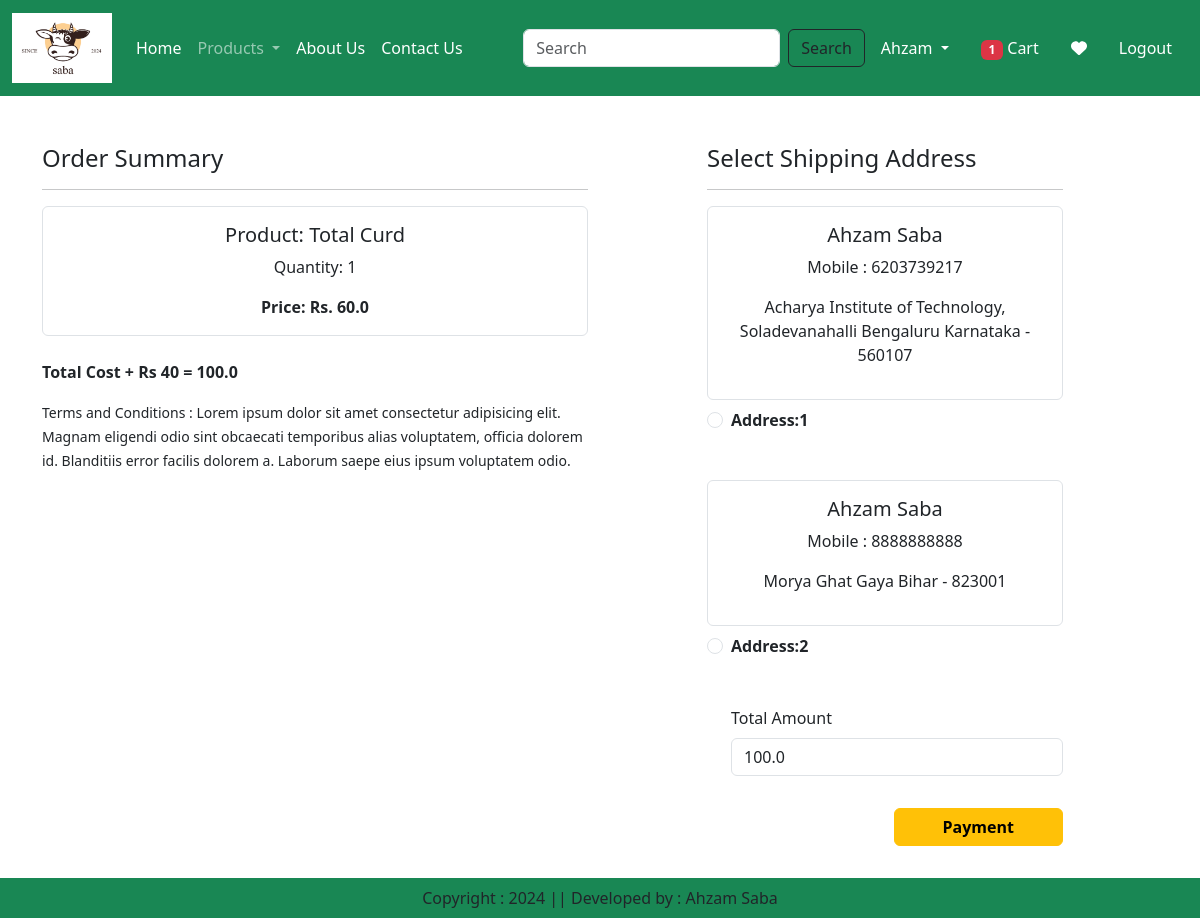
/checkout/ (signed in), run on an earlier commit of the app's database.
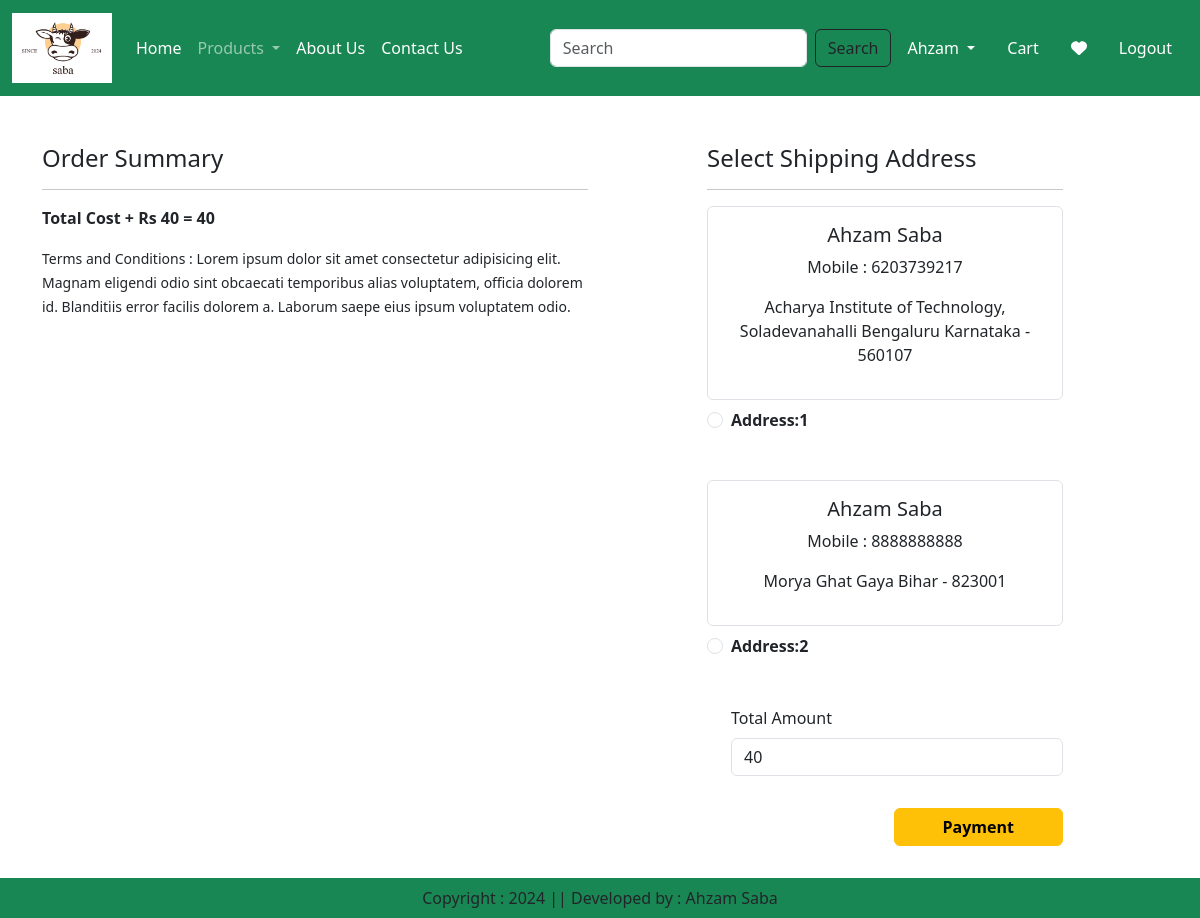
And on a later commit of the database.
### app/models.py (models this page shows, shortened)
class Cart(models.Model):
    user = models.ForeignKey(User,on_delete=models.CASCADE)
    product = models.ForeignKey(Product,on_delete=models.CASCADE)
    quantity = models.PositiveIntegerField(default=1)

class Product(models.Model):
    title = models.CharField(max_length=100)
    selling_price = models.FloatField()
    discounted_price = models.FloatField()
    description = models.TextField()
    composition = models.TextField(default='')
    prodapp = models.TextField(default='')
    category = models.CharField(choices=CATEGORY_CHOICES, max_length=2)
    product_image = models.ImageField(upload_to='product')

class Customer(models.Model):
    user = models.ForeignKey(User,on_delete=models.CASCADE)
    name = models.CharField(max_length=100)
    phone_number = models.IntegerField(default=0)
    locality = models.TextField(max_length=200)
    city = models.CharField(max_length=100)
    state = models.CharField(max_length=100,choices=STATE_CHOICES)
    zipcode = models.IntegerField()

### app/views.py (the view, shortened to what this page needs)
# urls.py: path('checkout/',checkout.as_view(), name="checkout"),
@method_decorator(login_required, name='dispatch')
class checkout(View):
    def get(self,request,prod_id=None):
        totalitem = 0
        wishitem = 0
        if request.user.is_authenticated:
            totalitem = len(Cart.objects.filter(user=request.user))
            wishitem = len(Wishlist.objects.filter(user=request.user))
        user=request.user
        add = Customer.objects.filter(user=user)
        if not add.exists():
            messages.error(request, "Please select an address before proceeding to payment.")
            return redirect('checkout')
        cart_items = []
        famount = 0
        prod_id = request.GET.get('prod_id')
        print(f"Received prod_id: {prod_id}")
        if prod_id:
            product = Product.objects.get(id=prod_id)
            cart_items.append({'product': product, 'quantity': 1})
            famount = product.discounted_price
        else:
            cart_items = Cart.objects.filter(user=user)
            for p in cart_items:
                value = p.quantity * p.product.discounted_price
                famount += value
        totalamount = famount + 40
        razoramount =int(totalamount *100)
        client = razorpay.Client(auth=(settings.RAZOR_KEY_ID,settings.RAZOR_KEY_SECRET))
        data = {'amount':razoramount,'currency':"INR","receipt":"order_rcptid_12"}
        payment_response = client.order.create(data=data)
        print(payment_response)
        order_id = payment_response['id']
        order_status = payment_response['status']
        return render(request,'app/checkout.html',locals())

### app/templates/app/checkout.html (shortened to what this page needs)
{% extends "app/base.html" %}
{% load static %}
{% block main-content %}
<div class="container">
    <div class="row mt-5">
        <div class="col-sm-6">
            <h4>Order Summary</h4>
            <hr>
            {% for item in cart_items %}
                <div class="col-sm-4 col-md-12">
                    <div class="card border">
                        <div class="card-body">
                            <h5 class="card-title">Product: {{ item.product.title }}</h5>
                            <p class="card-text">Quantity: {{ item.quantity }}</p>
                            <p class="card-text fw-bold">Price: Rs. {{ item.product.discounted_price }}</p>
                        </div>
                    </div>
                </div>
                <br>
            {% endfor %}
            <p class="fw-bold">Total Cost + Rs 40 = {{totalamount}} </p>
            <small>Terms and Conditions : Lorem ipsum dolor sit amet consectetur adipisicing elit. Magnam eligendi odio sint obcaecati temporibus alias voluptatem, officia dolorem id. Blanditiis error facilis dolorem a. Laborum saepe eius ipsum voluptatem odio.</small>
        </div>
        <div class="col-sm-4 offset-sm-1">
            <h4>Select Shipping Address</h4>
            <hr>
            <form action="" method="post" id="myform">
                {% for a in add %}
                    <div class="card border">
                        <div class="card-body">
                            <h5>{{a.name}}</h5>
                            <p>Mobile : {{a.phone_number}}</p>
                            <p>{{a.locality}} {{a.city}} {{a.state}} - {{a.zipcode}}</p>
                        </div>
                    </div>
                    <div class="form-check mt-2 mb-5">
                        <input class="form-check-input" type="radio" name="custid" id="custadd{{forloop.counter}}" value="{{a.id}}">
                        <label class="from-check-label fw-bold" for="custadd{{forloop.counter}}">
                        Address:{{forloop.counter}} </label>
                    </div>
                {% endfor %}
                <div class="form-check mb-3">
                    <label for="totalamount" class="form-label">Total Amount</label>
                    <input type="number" class="form-control" name="totalamount" value={{totalamount}} readonly>
                </div>
                <div class="text-end">
                    <button id="rzp-button1" type="submit" class="btn btn-warning mt-3 px-5 fw-bold">Payment</button>
                </div>
            </form>
            <br><br><br>
        </div>
    </div>
</div>
{% endblock main-content %}

### app/templates/app/base.html (shortened to what this page needs)
<!DOCTYPE html>
{% load static %}
<html lang="en">
<head>
    <link href="https://cdn.jsdelivr.net/npm/bootstrap@5.3.3/dist/css/bootstrap.min.css" rel="stylesheet">
    <link rel="stylesheet" href="{% static 'app/css/owl.carousel.min.css' %}">
    <link rel="stylesheet" href="{% static 'app/css/all.min.css' %}">
    <link rel="stylesheet" href="{% static 'app/css/style.css' %}">
</head>
<body>
    <nav class="navbar navbar-expand-lg navbar-dark bg-success">
        <div class="container-fluid">
          <a class="navbar-brand" href="{% url "home" %}">
            <img src="{% static "app/images/saba.png" %}" width="100" height="70">
          </a>
          <div class="collapse navbar-collapse" id="navbarSupportedContent">
            <ul class="navbar-nav me-auto mb-2 mb-lg-0">
              <li class="nav-item">
                <a class="nav-link active" aria-current="page" href="{% url "home" %}">Home</a>
              </li>
              <li class="nav-item dropdown">
                <a class="nav-link dropdown-toggle" href="#" role="button" data-bs-toggle="dropdown" aria-expanded="false">
                  Products
                </a>
              </li>
              <li class="nav-item">
                <a class="nav-link text-white" href="{% url "about" %}">About Us</a>
              </li>
              <li class="nav-item">
                <a class="nav-link text-white" href="{% url "contact" %}">Contact Us</a>
              </li>
            </ul>
            <form class="d-flex" role="search" action="/search">
              <input class="form-control me-2" type="search" placeholder="Search" name="search" aria-label="Search">
              <button class="btn btn-outline-dark" type="submit">Search</button>
            </form>
          </div>
          <ul class="navbar-nav me-auto mb-2 mb-lg-0">
            <li class="nav-item dropdown mx-2">
                <a class="nav-link dropdown-toggle text-white" href="#" id="profileDropdown" role="button" data-bs-toggle="dropdown" aria-expanded="false">
                  {% if request.user.is_authenticated %}
                    {{request.user.username|capfirst}}
                  {% else %}
                    Guest
                  {% endif %}
                </a>
                {% if request.user.is_authenticated %}
            </li>
            <li class="nav-item mx-2">
              <a href="{% url "showcart" %}" class="nav-link text-white">
                  {% if request.user.is_authenticated %}
                      {% if totalitem > 0 %}
                          <span class="badge bg-danger">{{ totalitem }}</span>
                      {% endif %}
                  {% endif %}
                  Cart
              </a>
          </li>
          <li class="nav-item mx-2">
              <a href="{% url "wishlist" %}" class="nav-link text-white">
                  <i class="fa fa-heart"></i>
              </a>
          </li>
            {% endif %}
            {% if request.user.is_authenticated %}
              <li class="nav-item mx-2">
                <form action="{% url 'logout' %}" method="post">
                    <button type="submit" class="nav-link text-white">Logout</button>
                </form>
              </li>
            {% endif %}
          </ul>
        </div>
      </nav>
    {% block main-content %}{% endblock main-content %}
    <footer class="container-fluid fixed-bottom bg-success text-center p-2 mt-5">
        Copyright : 2024 || Developed by : Ahzam Saba
    </footer>
</body>
</html>

What changed in the data, as far as the page shows it:
removed Cart: product "Total Curd", quantity "1", product.discounted_price "60.0"
Also different on the page:
{{ totalamount }}: "100.0" → "40"
form field totalamount: "100.0" → "40"
{{ totalitem }}: "1" → (not shown)
